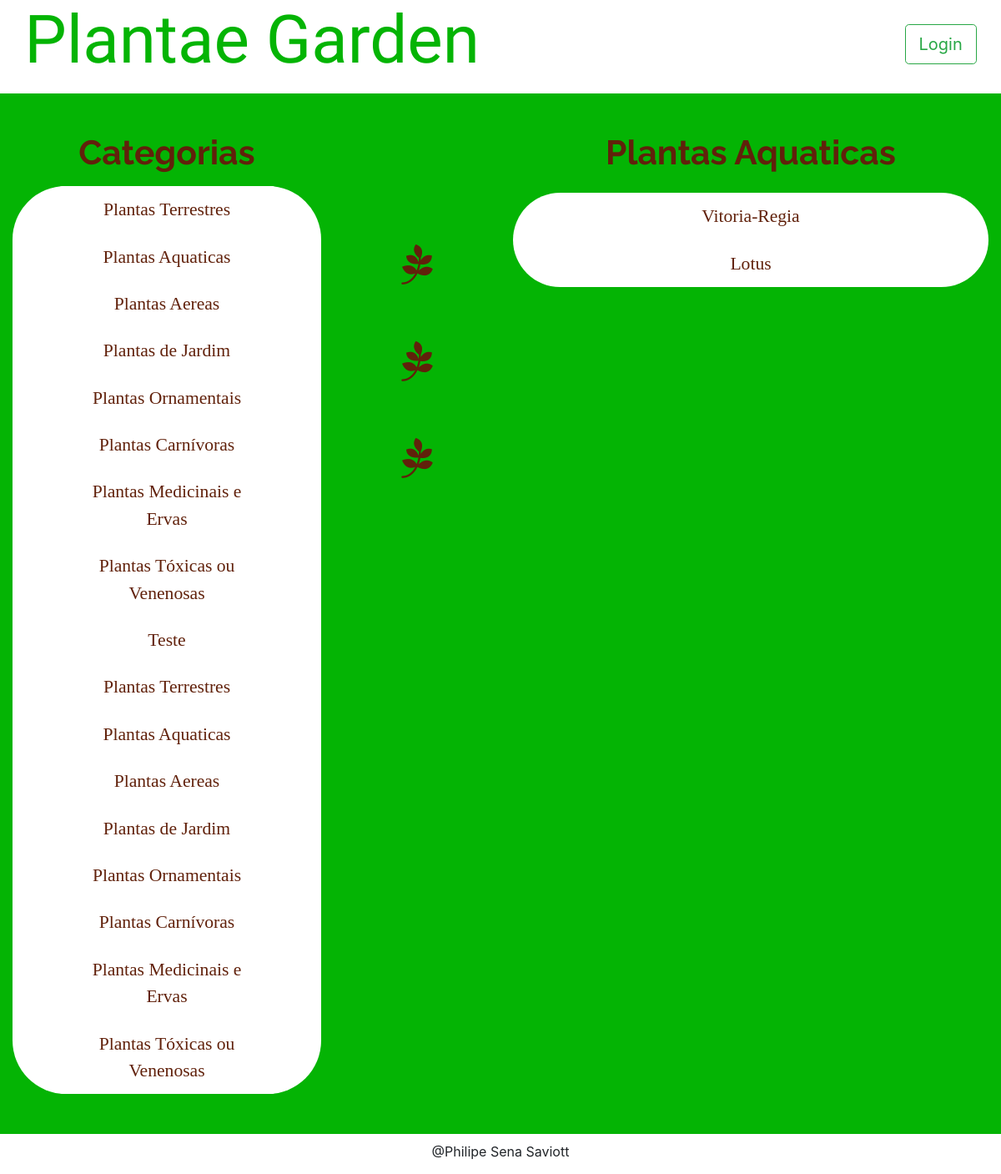
/category/2/items, run on the app's committed database.
### models.py (models this page shows, shortened)
class Category(Base):
    __tablename__ = 'category'
    id = Column(Integer, primary_key=True)
    name = Column(String(50), nullable=False)
    user_id = Column(Integer, ForeignKey('user.id'))
    user = relationship(User)

class Item(Base):
    __tablename__ = 'item'
    id = Column(Integer, primary_key=True)
    name = Column(String(50), nullable=False)
    description = Column(String(1000), nullable=False)
    category_id = Column(Integer, ForeignKey('category.id'))
    category = relationship(Category)
    user_id = Column(Integer, ForeignKey('user.id'))
    user = relationship(User)

### application.py (the view, shortened to what this page needs)
@app.route('/category/<int:category_id>/items')
def categoryFunction(category_id):
    category = session.query(Category)
    category2 = session.query(Category).filter_by(id=category_id).first()
    if not hasattr(category2, 'id'):
        return "this category not exist"
    items = session.query(Item).filter_by(category_id=category2.id)
    if 'username' not in login_session:
        if items.count() == 0:
            flash("You have no items yet!")
            return render_template(
                'publicCategory.html',
                plantas=category, plantas2=category2, itemName=items)
        else:
            return render_template(
                'publicCategory.html',
                plantas=category, plantas2=category2, itemName=items)

### templates/publicCategory.html (shortened to what this page needs)
{% extends "main.html" %}
{% block content %}
{% include "header.html" %}
      <section class="row main-body">
        <div class="col-md-9">
        </div>
      </section>
      <section class="row main-body">
        <div id="item-description" class="col-md-4">
          <h2 class="cat-title">Categorias</h2>
          <div class="cat-all-list">
            {% for i in plantas %}
              <div class="list-group cat-list">
                <a href="{{ url_for('categoryFunction', category_id=i.id)}}" class="list-group-item">{{ i.name }}</a>
              </div>
            {% endfor %}
          </div>
        </div>
        <ul class="col-md-2 tree-list">
          <li><i class="fa fa-pagelines"></i></li>
          <li><i class="fa fa-pagelines"></i></li>
          <li><i class="fa fa-pagelines"></i></li>
        </ul>
        <div id="item-description" class="col-md-6">
          <h2 class="cat-title">{{ plantas2.name }}</h2>
          <div class="cat-all-list">
            {% for i in itemName %}
              <div class="list-group cat-list">
                <a href="{{ url_for('itemFunction', item_id=i.id, category_id=plantas2.id)}}" class="list-group-item" class="list-group-item">{{ i.name }}</a>
              </div>
            {% endfor %}
          </div>
        </div>
      </section>
{% endblock %}

### static/styles.css (style rules this page uses)
a:hover, a:visited, a:link, a:active { text-decoration: none; }
.list-group-item { color: #61210B; border: 0px; font-family: 'Crimson Text', serif; font-size: 135%; text-align: center; }
#item-description { margin: 2.5% 0 4% 0; }
.main-body { background-color: #04B404; }
.cat-list { border: 10px; border-radius: 20em; margin-left: 15%; width: 70% }
.cat-all-list { background-color: white; border-radius: 4em; }
.cat-title { text-align:center; margin-bottom: 4%; font-family: 'Raleway', sans-serif; font-size: 255%; color: #61210B; font-weight: bold; }
.tree-list { margin: 8% 0 0 0; list-style: none; color: #61210B; text-align: center; }
.tree-list .fa-pagelines { margin: 40% 0 0 0; font-size: 300%; }

### data on the page
Category: name "Plantas Terrestres"
Category: name "Plantas Aquaticas"
Category: name "Plantas Aereas"
Category: name "Plantas de Jardim"
Category: name "Plantas Ornamentais"
Category: name "Plantas Carnívoras"
Category: name "Plantas Medicinais e Ervas"
Category: name "Plantas Tóxicas ou Venenosas"
Category: name "Teste"
Category: name "Plantas Terrestres"
Category: name "Plantas Aquaticas"
Category: name "Plantas Aereas"
Category: name "Plantas de Jardim"
Category: name "Plantas Ornamentais"
Category: name "Plantas Carnívoras"
Category: name "Plantas Medicinais e Ervas"
Category: name "Plantas Tóxicas ou Venenosas"
Item: name "Vitoria-Regia"
Item: name "Lotus"
